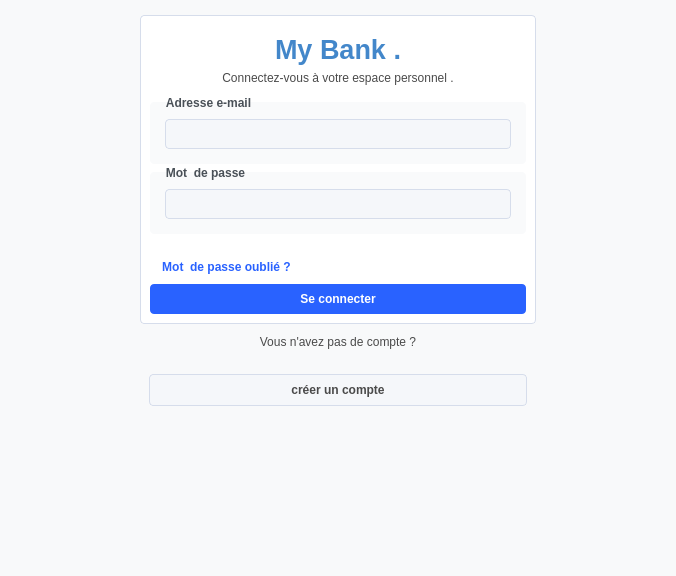
<?xml version="1.0" encoding="UTF-8"?>
<ui version="4.0">
 <class>Authentification</class>
 <widget class="QDialog" name="Authentification">
  <property name="geometry">
   <rect>
    <x>0</x>
    <y>0</y>
    <width>676</width>
    <height>576</height>
   </rect>
  </property>
  <property name="windowTitle">
   <string>Dialog</string>
  </property>
  <property name="styleSheet">
   <string notr="true">
* {
    
	 /*border: 1px solid rgb(0, 0, 0); */
	 color: rgb(74, 74, 74);
    font-family: 'Segoe UI', Arial, sans-serif;
}

#Authentification,#widget,#page,#page_2{

		 background-color: rgb(248, 249, 250);
        border: none;

}

#zone_message_erreur_page_creer_compte,#zone_message_erreur_page_se_connecter{

		
	font: italic 8pt &quot;Segoe UI&quot;;

	
	color: rgb(186, 2, 45);

}


#btn_se_connecter_zone_creer_compte,#btn_creer_compte_zone_connexion{


    background-color: rgb(245, 247, 250);
    border: 1px solid rgb(214, 221, 235);
    color: rgb(74, 74, 74);
    border-radius: 4px;
    padding: 6px 10px;

}



#btn_se_connecter_zone_creer_compte:hover , #btn_creer_compte_zone_connexion:hover{

   background-color: rgb(41, 98, 255);
	
	color: rgb(255, 255, 255);
}


#btn_mot_de_passe_oublier{

		border:none ;
		background:transparent ;
		color:rgb(41, 98, 255);

	
	font: 700 8pt &quot;Segoe UI&quot;;


}

#btn_mot_de_passe_oublier:hover{

		color:rgb(41, 98, 255,0.2);

}



/* ===============================================
   CONTENEURS ET PAGES PRINCIPALES
   =============================================== */



#carte_connexion , #carte_creer_compte {
    background-color: rgb(255, 255, 255);
    border-radius: 4px;
    border: 1px solid rgb(214, 221, 235);
}



/* ===============================================
   INPUTS DE BASE
   =============================================== */


QLineEdit, QTextEdit {
    background-color: rgb(245, 247, 250);
    border: 1px solid #D6DDEB;
    border-radius: 4px;
    padding: 6px;
    color: #4A4A4A;
}

QLineEdit:hover, QTextEdit:hover {
    border: 1px solid #2962FF;
    background-color: rgb(250, 251, 253);
}

QLineEdit:focus, QTextEdit:focus, QComboBox:focus, QDoubleSpinBox:focus {
    border: 1px solid #2962FF;
    outline: none;
}


/* ===============================================
   BOUTONS STANDARDS
   =============================================== */

QPushButton {
    background-color: rgb(41, 98, 255);
    padding: 6px 12px;
    border-radius: 4px;
    border: none;
    color: rgb(255, 255, 255);
    font-weight: 500;
    min-height: 18px;
}

QPushButton:hover {
    background-color: rgb(26, 84, 221);
}

QPushButton:pressed {
    background-color: rgb(21, 74, 201);
}

QToolButton {
    background: transparent;
    border: none;
    outline: none;
}


/* ===============================================
   SÉPARATEURS
   =============================================== */

Line {
    background-color: rgb(37, 38, 40);
    border-radius: 1px;
    border: 1px solid rgb(37, 38, 40);
    width: 1px;
}

QGroupBox {
    border: none;
    border-radius: 4px;
    margin-top: 6px;
    padding: 8px 6px 6px 6px;
    background: rgba(248, 249, 250, 0.8);
    font-weight: 500;
}

QGroupBox::title {
    subcontrol-origin: margin;
    left: 8px;
    padding: 0 6px;
    color: #495057;
    font-weight: 600;
    font-size: 13px;
}

</string>
  </property>
  <layout class="QHBoxLayout" name="horizontalLayout">
   <item>
    <spacer name="horizontalSpacer">
     <property name="orientation">
      <enum>Qt::Orientation::Horizontal</enum>
     </property>
     <property name="sizeHint" stdset="0">
      <size>
       <width>80</width>
       <height>20</height>
      </size>
     </property>
    </spacer>
   </item>
   <item>
    <widget class="QWidget" name="widget" native="true">
     <property name="minimumSize">
      <size>
       <width>491</width>
       <height>441</height>
      </size>
     </property>
     <layout class="QGridLayout" name="gridLayout">
      <property name="leftMargin">
       <number>0</number>
      </property>
      <property name="topMargin">
       <number>0</number>
      </property>
      <property name="rightMargin">
       <number>0</number>
      </property>
      <property name="bottomMargin">
       <number>0</number>
      </property>
      <property name="horizontalSpacing">
       <number>0</number>
      </property>
      <property name="verticalSpacing">
       <number>2</number>
      </property>
      <item row="0" column="0">
       <widget class="QStackedWidget" name="stackedWidget">
        <property name="minimumSize">
         <size>
          <width>325</width>
          <height>350</height>
         </size>
        </property>
        <widget class="QWidget" name="page">
         <layout class="QVBoxLayout" name="verticalLayout_7">
          <property name="spacing">
           <number>2</number>
          </property>
          <property name="leftMargin">
           <number>2</number>
          </property>
          <property name="topMargin">
           <number>2</number>
          </property>
          <property name="rightMargin">
           <number>2</number>
          </property>
          <property name="bottomMargin">
           <number>2</number>
          </property>
          <item alignment="Qt::AlignmentFlag::AlignHCenter|Qt::AlignmentFlag::AlignTop">
           <widget class="QWidget" name="widget_2" native="true">
            <property name="minimumSize">
             <size>
              <width>400</width>
              <height>400</height>
             </size>
            </property>
            <layout class="QVBoxLayout" name="verticalLayout_6">
             <property name="spacing">
              <number>2</number>
             </property>
             <property name="leftMargin">
              <number>2</number>
             </property>
             <property name="topMargin">
              <number>2</number>
             </property>
             <property name="rightMargin">
              <number>2</number>
             </property>
             <property name="bottomMargin">
              <number>2</number>
             </property>
             <item>
              <widget class="QWidget" name="carte_connexion" native="true">
               <property name="minimumSize">
                <size>
                 <width>0</width>
                 <height>0</height>
                </size>
               </property>
               <layout class="QVBoxLayout" name="verticalLayout_5">
                <property name="spacing">
                 <number>2</number>
                </property>
                <property name="leftMargin">
                 <number>10</number>
                </property>
                <property name="topMargin">
                 <number>10</number>
                </property>
                <property name="rightMargin">
                 <number>10</number>
                </property>
                <property name="bottomMargin">
                 <number>10</number>
                </property>
                <item>
                 <widget class="QWidget" name="widget_3" native="true">
                  <layout class="QVBoxLayout" name="verticalLayout_2">
                   <item>
                    <widget class="QLabel" name="label_2">
                     <property name="text">
                      <string>&lt;!DOCTYPE HTML PUBLIC &quot;-//W3C//DTD HTML 4.0//EN&quot; &quot;http://www.w3.org/TR/REC-html40/strict.dtd&quot;&gt;
&lt;html&gt;&lt;head&gt;&lt;meta name=&quot;qrichtext&quot; content=&quot;1&quot; /&gt;&lt;meta charset=&quot;utf-8&quot; /&gt;&lt;style type=&quot;text/css&quot;&gt;
p, li { white-space: pre-wrap; }
hr { height: 1px; border-width: 0; }
li.unchecked::marker { content: &quot;\2610&quot;; }
li.checked::marker { content: &quot;\2612&quot;; }
&lt;/style&gt;&lt;/head&gt;&lt;body style=&quot; font-family:'Segoe UI'; font-size:9pt; font-weight:400; font-style:normal;&quot;&gt;
&lt;p style=&quot; margin-top:12px; margin-bottom:12px; margin-left:0px; margin-right:0px; -qt-block-indent:0; text-indent:0px;&quot;&gt;&lt;span style=&quot; font-size:20pt; font-weight:700; color:#4387ca;&quot;&gt;My Bank .&lt;/span&gt;&lt;/p&gt;&lt;/body&gt;&lt;/html&gt;</string>
                     </property>
                     <property name="alignment">
                      <set>Qt::AlignmentFlag::AlignCenter</set>
                     </property>
                     <property name="textInteractionFlags">
                      <set>Qt::TextInteractionFlag::TextSelectableByMouse</set>
                     </property>
                    </widget>
                   </item>
                   <item>
                    <widget class="QLabel" name="label_3">
                     <property name="text">
                      <string>Connectez-vous à votre espace personnel .</string>
                     </property>
                     <property name="alignment">
                      <set>Qt::AlignmentFlag::AlignCenter</set>
                     </property>
                     <property name="textInteractionFlags">
                      <set>Qt::TextInteractionFlag::LinksAccessibleByKeyboard|Qt::TextInteractionFlag::LinksAccessibleByMouse|Qt::TextInteractionFlag::TextBrowserInteraction|Qt::TextInteractionFlag::TextSelectableByKeyboard|Qt::TextInteractionFlag::TextSelectableByMouse</set>
                     </property>
                    </widget>
                   </item>
                  </layout>
                 </widget>
                </item>
                <item>
                 <widget class="QGroupBox" name="groupBox">
                  <property name="minimumSize">
                   <size>
                    <width>0</width>
                    <height>0</height>
                   </size>
                  </property>
                  <property name="title">
                   <string>Adresse e-mail</string>
                  </property>
                  <layout class="QVBoxLayout" name="verticalLayout_3">
                   <item>
                    <widget class="QLineEdit" name="lineEdit_email_connexion"/>
                   </item>
                  </layout>
                 </widget>
                </item>
                <item>
                 <widget class="QGroupBox" name="groupBox_2">
                  <property name="minimumSize">
                   <size>
                    <width>0</width>
                    <height>0</height>
                   </size>
                  </property>
                  <property name="title">
                   <string>Mot  de passe</string>
                  </property>
                  <layout class="QVBoxLayout" name="verticalLayout_4">
                   <item>
                    <widget class="QLineEdit" name="lineEdit_mot_de_passe_connexion">
                     <property name="echoMode">
                      <enum>QLineEdit::EchoMode::Password</enum>
                     </property>
                    </widget>
                   </item>
                  </layout>
                 </widget>
                </item>
                <item>
                 <widget class="QLabel" name="zone_message_erreur_page_se_connecter">
                  <property name="text">
                   <string/>
                  </property>
                  <property name="alignment">
                   <set>Qt::AlignmentFlag::AlignCenter</set>
                  </property>
                 </widget>
                </item>
                <item alignment="Qt::AlignmentFlag::AlignLeft">
                 <widget class="QPushButton" name="btn_mot_de_passe_oublier">
                  <property name="cursor">
                   <cursorShape>PointingHandCursor</cursorShape>
                  </property>
                  <property name="text">
                   <string>Mot  de passe oublié ?</string>
                  </property>
                 </widget>
                </item>
                <item>
                 <widget class="QPushButton" name="btn_se_connecter_zone_connexion">
                  <property name="cursor">
                   <cursorShape>PointingHandCursor</cursorShape>
                  </property>
                  <property name="text">
                   <string>Se connecter</string>
                  </property>
                  <property name="icon">
                   <iconset resource="icons.qrc">
                    <normaloff>:/icon_blanc/log-in.svg</normaloff>:/icon_blanc/log-in.svg</iconset>
                  </property>
                 </widget>
                </item>
               </layout>
              </widget>
             </item>
             <item alignment="Qt::AlignmentFlag::AlignTop">
              <widget class="QWidget" name="widget_4" native="true">
               <property name="sizePolicy">
                <sizepolicy hsizetype="Preferred" vsizetype="Expanding">
                 <horstretch>0</horstretch>
                 <verstretch>0</verstretch>
                </sizepolicy>
               </property>
               <property name="minimumSize">
                <size>
                 <width>0</width>
                 <height>0</height>
                </size>
               </property>
               <layout class="QVBoxLayout" name="verticalLayout">
                <property name="spacing">
                 <number>25</number>
                </property>
                <item alignment="Qt::AlignmentFlag::AlignVCenter">
                 <widget class="QLabel" name="label">
                  <property name="text">
                   <string>Vous n'avez pas de compte ?</string>
                  </property>
                  <property name="alignment">
                   <set>Qt::AlignmentFlag::AlignCenter</set>
                  </property>
                  <property name="textInteractionFlags">
                   <set>Qt::TextInteractionFlag::LinksAccessibleByKeyboard|Qt::TextInteractionFlag::LinksAccessibleByMouse|Qt::TextInteractionFlag::TextBrowserInteraction|Qt::TextInteractionFlag::TextSelectableByKeyboard|Qt::TextInteractionFlag::TextSelectableByMouse</set>
                  </property>
                 </widget>
                </item>
                <item>
                 <widget class="QPushButton" name="btn_creer_compte_zone_connexion">
                  <property name="cursor">
                   <cursorShape>PointingHandCursor</cursorShape>
                  </property>
                  <property name="text">
                   <string>créer un compte</string>
                  </property>
                 </widget>
                </item>
               </layout>
              </widget>
             </item>
            </layout>
           </widget>
          </item>
         </layout>
        </widget>
        <widget class="QWidget" name="page_2">
         <layout class="QVBoxLayout" name="verticalLayout_14">
          <property name="spacing">
           <number>2</number>
          </property>
          <property name="leftMargin">
           <number>2</number>
          </property>
          <property name="topMargin">
           <number>2</number>
          </property>
          <property name="rightMargin">
           <number>2</number>
          </property>
          <property name="bottomMargin">
           <number>2</number>
          </property>
          <item alignment="Qt::AlignmentFlag::AlignHCenter|Qt::AlignmentFlag::AlignTop">
           <widget class="QWidget" name="widget_5" native="true">
            <property name="minimumSize">
             <size>
              <width>400</width>
              <height>400</height>
             </size>
            </property>
            <layout class="QVBoxLayout" name="verticalLayout_9">
             <property name="spacing">
              <number>2</number>
             </property>
             <property name="leftMargin">
              <number>2</number>
             </property>
             <property name="topMargin">
              <number>2</number>
             </property>
             <property name="rightMargin">
              <number>2</number>
             </property>
             <property name="bottomMargin">
              <number>2</number>
             </property>
             <item>
              <widget class="QWidget" name="carte_creer_compte" native="true">
               <property name="minimumSize">
                <size>
                 <width>311</width>
                 <height>291</height>
                </size>
               </property>
               <layout class="QVBoxLayout" name="verticalLayout_8">
                <property name="spacing">
                 <number>2</number>
                </property>
                <property name="leftMargin">
                 <number>10</number>
                </property>
                <property name="topMargin">
                 <number>10</number>
                </property>
                <property name="rightMargin">
                 <number>10</number>
                </property>
                <property name="bottomMargin">
                 <number>10</number>
                </property>
                <item>
                 <widget class="QWidget" name="widget_6" native="true">
                  <layout class="QVBoxLayout" name="verticalLayout_10">
                   <item>
                    <widget class="QLabel" name="label_4">
                     <property name="text">
                      <string>&lt;!DOCTYPE HTML PUBLIC &quot;-//W3C//DTD HTML 4.0//EN&quot; &quot;http://www.w3.org/TR/REC-html40/strict.dtd&quot;&gt;
&lt;html&gt;&lt;head&gt;&lt;meta name=&quot;qrichtext&quot; content=&quot;1&quot; /&gt;&lt;meta charset=&quot;utf-8&quot; /&gt;&lt;style type=&quot;text/css&quot;&gt;
p, li { white-space: pre-wrap; }
hr { height: 1px; border-width: 0; }
li.unchecked::marker { content: &quot;\2610&quot;; }
li.checked::marker { content: &quot;\2612&quot;; }
&lt;/style&gt;&lt;/head&gt;&lt;body style=&quot; font-family:'Segoe UI'; font-size:9pt; font-weight:400; font-style:normal;&quot;&gt;
&lt;p style=&quot; margin-top:12px; margin-bottom:12px; margin-left:0px; margin-right:0px; -qt-block-indent:0; text-indent:0px;&quot;&gt;&lt;span style=&quot; font-size:20pt; font-weight:700; color:#4387ca;&quot;&gt;My Bank .&lt;/span&gt;&lt;/p&gt;&lt;/body&gt;&lt;/html&gt;</string>
                     </property>
                     <property name="alignment">
                      <set>Qt::AlignmentFlag::AlignCenter</set>
                     </property>
                    </widget>
                   </item>
                   <item>
                    <widget class="QLabel" name="label_5">
                     <property name="text">
                      <string>Rejoignez Banque Moderne dès aujourd'hui.</string>
                     </property>
                     <property name="alignment">
                      <set>Qt::AlignmentFlag::AlignCenter</set>
                     </property>
                    </widget>
                   </item>
                  </layout>
                 </widget>
                </item>
                <item>
                 <widget class="QGroupBox" name="groupBox_3">
                  <property name="minimumSize">
                   <size>
                    <width>0</width>
                    <height>0</height>
                   </size>
                  </property>
                  <property name="title">
                   <string>Nom complet</string>
                  </property>
                  <layout class="QVBoxLayout" name="verticalLayout_11">
                   <item>
                    <widget class="QLineEdit" name="lineEdit_nom_complet_zone_creer_compte"/>
                   </item>
                  </layout>
                 </widget>
                </item>
                <item>
                 <widget class="QGroupBox" name="groupBox_4">
                  <property name="minimumSize">
                   <size>
                    <width>0</width>
                    <height>0</height>
                   </size>
                  </property>
                  <property name="title">
                   <string>Adresse e-mail</string>
                  </property>
                  <layout class="QVBoxLayout" name="verticalLayout_12">
                   <item>
                    <widget class="QLineEdit" name="lineEdit_email_zone_creer_compte"/>
                   </item>
                  </layout>
                 </widget>
                </item>
                <item>
                 <widget class="QGroupBox" name="groupBox_5">
                  <property name="minimumSize">
                   <size>
                    <width>0</width>
                    <height>0</height>
                   </size>
                  </property>
                  <property name="title">
                   <string>Mot de passe </string>
                  </property>
                  <layout class="QVBoxLayout" name="verticalLayout_15">
                   <item>
                    <widget class="QLineEdit" name="lineEdit_mot_de_passe_zone_creer_compte">
                     <property name="echoMode">
                      <enum>QLineEdit::EchoMode::Password</enum>
                     </property>
                    </widget>
                   </item>
                  </layout>
                 </widget>
                </item>
                <item>
                 <widget class="QGroupBox" name="groupBox_6">
                  <property name="minimumSize">
                   <size>
                    <width>0</width>
                    <height>0</height>
                   </size>
                  </property>
                  <property name="title">
                   <string>Confirmer le mot de passe </string>
                  </property>
                  <layout class="QVBoxLayout" name="verticalLayout_16">
                   <item>
                    <widget class="QLineEdit" name="lineEdit_confirme_mot_de_passe_zone_creer_compte">
                     <property name="echoMode">
                      <enum>QLineEdit::EchoMode::Password</enum>
                     </property>
                    </widget>
                   </item>
                   <item>
                    <widget class="QLabel" name="zone_message_erreur_page_creer_compte">
                     <property name="text">
                      <string/>
                     </property>
                     <property name="alignment">
                      <set>Qt::AlignmentFlag::AlignCenter</set>
                     </property>
                    </widget>
                   </item>
                  </layout>
                 </widget>
                </item>
                <item>
                 <widget class="QPushButton" name="btn_creer_compte_zone_creer_compte">
                  <property name="cursor">
                   <cursorShape>PointingHandCursor</cursorShape>
                  </property>
                  <property name="text">
                   <string>Créer mon compte</string>
                  </property>
                  <property name="icon">
                   <iconset resource="icons.qrc">
                    <normaloff>:/icon_blanc/user-plus.svg</normaloff>:/icon_blanc/user-plus.svg</iconset>
                  </property>
                 </widget>
                </item>
               </layout>
              </widget>
             </item>
             <item>
              <widget class="QWidget" name="widget_7" native="true">
               <property name="minimumSize">
                <size>
                 <width>311</width>
                 <height>71</height>
                </size>
               </property>
               <layout class="QVBoxLayout" name="verticalLayout_13">
                <property name="spacing">
                 <number>25</number>
                </property>
                <item alignment="Qt::AlignmentFlag::AlignBottom">
                 <widget class="QLabel" name="label_6">
                  <property name="text">
                   <string>Vous avez déjà un compte ?</string>
                  </property>
                  <property name="alignment">
                   <set>Qt::AlignmentFlag::AlignCenter</set>
                  </property>
                 </widget>
                </item>
                <item>
                 <widget class="QPushButton" name="btn_se_connecter_zone_creer_compte">
                  <property name="cursor">
                   <cursorShape>PointingHandCursor</cursorShape>
                  </property>
                  <property name="text">
                   <string>Se connecter</string>
                  </property>
                 </widget>
                </item>
               </layout>
              </widget>
             </item>
            </layout>
           </widget>
          </item>
         </layout>
        </widget>
        <widget class="QWidget" name="page_3"/>
       </widget>
      </item>
     </layout>
    </widget>
   </item>
   <item>
    <spacer name="horizontalSpacer_2">
     <property name="orientation">
      <enum>Qt::Orientation::Horizontal</enum>
     </property>
     <property name="sizeHint" stdset="0">
      <size>
       <width>79</width>
       <height>20</height>
      </size>
     </property>
    </spacer>
   </item>
  </layout>
 </widget>
 <resources>
  <include location="icons.qrc"/>
 </resources>
 <connections/>
</ui>
